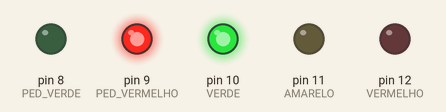
A sketch run on a simulated Arduino Uno, built with avr-gcc and run on an emulated ATmega328P. On the bench: output pins drawn as LEDs (lit = HIGH).

Above: at 2.0 s.
At 5.0 s:
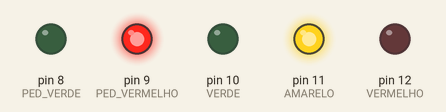
At 8.5 s:
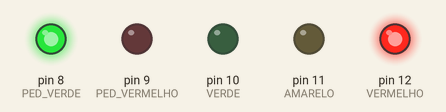
Timing chart, 0 to 14.3 s (numbered marks = the images above):
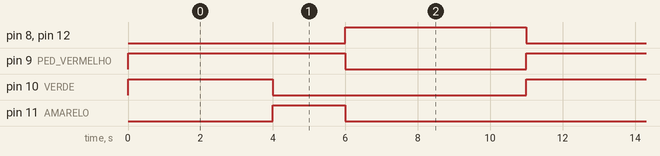

The sketch:

d01_c9_atv3.ino
```cpp
// Semáforo com Controle de Pedestres
const int VERMELHO = 12;
const int AMARELO = 11;
const int VERDE = 10;

// Semáforo de Pedestres
const int PED_VERDE = 8;
const int PED_VERMELHO = 9;

void setup() {
  pinMode(VERMELHO, OUTPUT);
  pinMode(AMARELO, OUTPUT);
  pinMode(VERDE, OUTPUT);

  pinMode(PED_VERDE, OUTPUT);
  pinMode(PED_VERMELHO, OUTPUT);
}

void loop() {
  // Fase Verde (Carros: Verde | Pedestres: Vermelho) - 4 s
  digitalWrite(VERDE, HIGH);
  digitalWrite(AMARELO, LOW);
  digitalWrite(VERMELHO, LOW);
  digitalWrite(PED_VERDE, LOW);
  digitalWrite(PED_VERMELHO, HIGH);
  delay(4000);

  // Fase Amarela (Carros: Amarelo | Pedestres: Vermelho) - 2 s
  digitalWrite(VERDE, LOW);
  digitalWrite(AMARELO, HIGH);
  digitalWrite(VERMELHO, LOW);
  digitalWrite(PED_VERDE, LOW);
  digitalWrite(PED_VERMELHO, HIGH);
  delay(2000);

  // Fase Vermelha (Carros: Vermelho | Pedestres: Verde) - 5 s
  digitalWrite(VERDE, LOW);
  digitalWrite(AMARELO, LOW);
  digitalWrite(VERMELHO, HIGH);
  digitalWrite(PED_VERDE, HIGH);
  digitalWrite(PED_VERMELHO, LOW);
  delay(5000);
}
```

Measured:
- by itself, pin 8 (PED_VERDE), pin 12 (VERMELHO): alternates HIGH for 5.0 s and LOW for 6.0 s
- by itself, pin 9 (PED_VERMELHO): alternates HIGH for 6.0 s and LOW for 5.0 s
- by itself, pin 10 (VERDE): alternates HIGH for 4.0 s and LOW for 7.0 s
- by itself, pin 11 (AMARELO): alternates HIGH for 2.0 s and LOW for 9.0 s
